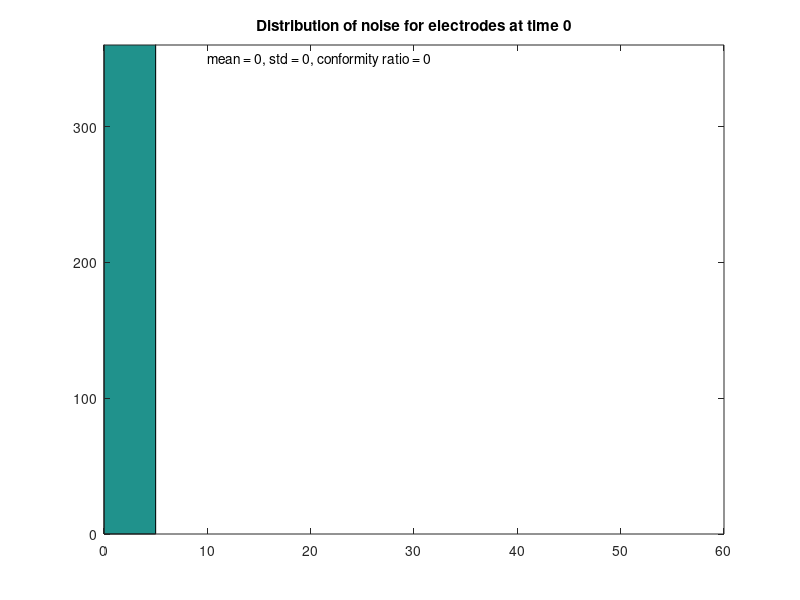
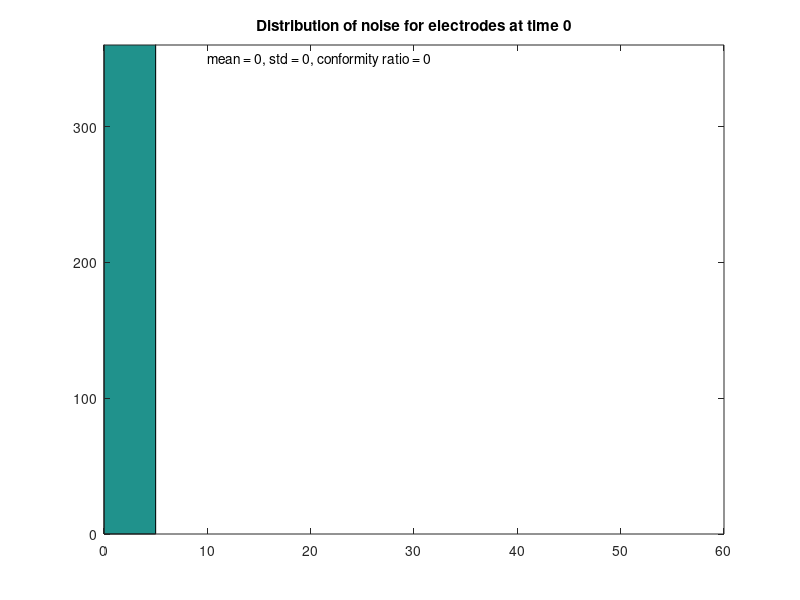
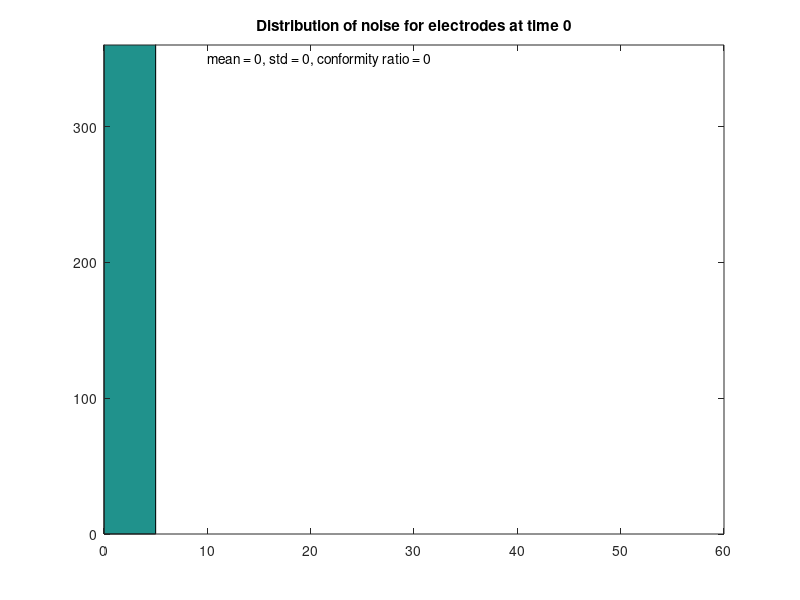
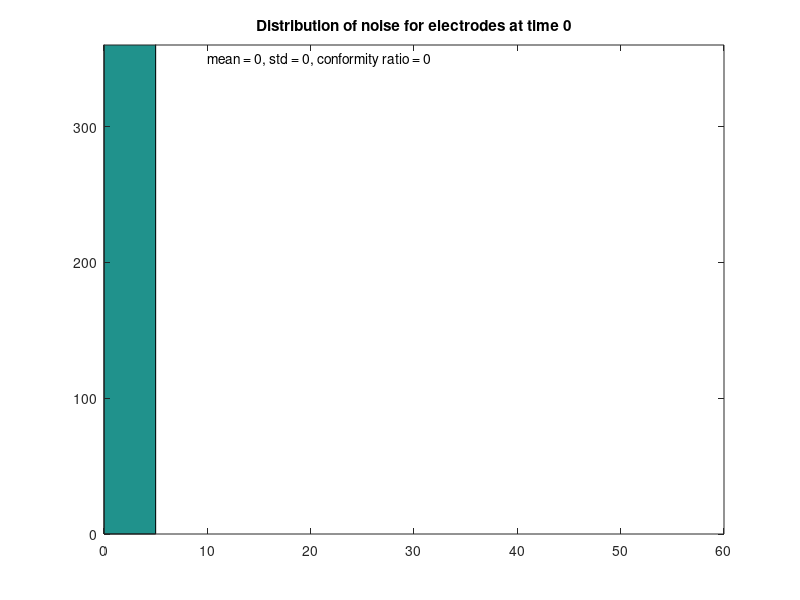

Here is the MATLAB script that generated these plots, in order:
% Want to look at noise at various points in the raw data


%% import noise data from textfiles labled "noise0000.txt", where number is "time to skip"
% directory_path = ('/Users/erinzampaglione/Desktop/2011-02-23-raw');
% 
directory_path = ('/Users/erinzampaglione/Desktop/2011-06-28-raw');

files = dir(directory_path);


% figure(111)
all_electrode_noise = zeros(513, 9);
time_at_noise_measurement = zeros(9,1);
conformity_ratio = zeros(9,1);

counter = 0;

for i = 1 : length(files)
    if strcmp(files(i).name(1:1), 'n')
        
        counter = counter + 1;
        
        file_path = strcat(directory_path, '/', files(i).name);
        file = fopen(file_path);
        
        text1 = textscan(file, '%f');
        fclose(file);
        
        all_electrode_noise(:,counter) = text1{1};
        
        time_at_noise_measurement(counter) = str2double(files(i).name(6:9));
        
        
        % calculate conformity ratio
        conformity_ratio(counter) = mean(all_electrode_noise(2:end,counter)) / std(all_electrode_noise(2:end,counter));
        
    end
end
% keyboard
%% plot histograms of all the electrodes RMS

for i = 1 : length(time_at_noise_measurement)
    
    figure

    hist(all_electrode_noise(2:end,i), 2.5:5:55.5) % bins chosen for 2011-02-23
    %  hist(all_electrode_noise, 2.5:5:55.5) % bins chosen for 2011-02-23
    
    title(['Distribution of noise for electrodes at time ' num2str(time_at_noise_measurement(i))])
    
    
    text(10,350, ['mean = ' num2str(mean(all_electrode_noise(2:end,i))) ', std = ' num2str(std(all_electrode_noise(2:end,i)))...
        ', conformity ratio = ' num2str(conformity_ratio(i))])
    
    ylim([0 360])

    saveas(gcf, ['NoiseDistAt' num2str(time_at_noise_measurement(i))], 'eps')
end


% keyboard

%% plot
figure

plot(time_at_noise_measurement, mean(all_electrode_noise,1), '-');
hold on
errorbar(time_at_noise_measurement, mean(all_electrode_noise,1), std(all_electrode_noise) / sqrt(length(all_electrode_noise)))

title(['Noise as a Function of Time for Retina ' directory_path(32:41)])

ylim([12 30]); xlim([-50 2500])


saveas(gcf, ['NoiseofTfor' directory_path(32:41)], 'eps')


